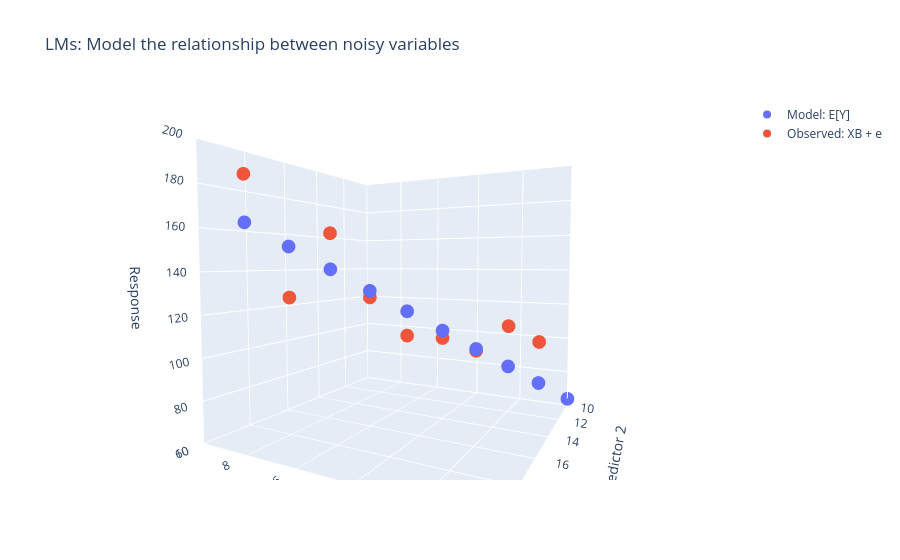

Notebook source saved alongside this figure:
### Markdown cell above
> What is a linear model?

A Linear Model (LM) is a statistcal equation that fits `parameters` ($\beta_i$) to model a relationship between `predictor` variables ($X_i$) and `response` variables ($Y_i$), even when the data is noisy with `errors` ($\epsilon_i$). In general, these equations take the form:

<div align="center">

$$
\mathbf{Y} = \mathbf{X} \mathbf{\beta} + \mathbf{\epsilon}
$$

</div>


--- 


> Error Constraints

There are 3 requirements for the noise term: 
1. `Centered at 0`: $\mathbb{E}[\epsilon]=0$ <br>
    a. This ensures $\mathbb{E}[Y] = \mathbb{E}[X \beta + \epsilon] = \mathbb{E}[X \beta] + \mathbb{E}[\epsilon] = \mathbb{E}[X \beta]$

2. `Independent noise`: $Cov(\epsilon_i , \epsilon_j)=0$ <br>
    a. This follows the assumption that each observation is an independent random sample
    b. Required for Gauss-Markov Theorem to the Ordinary Least Squares (OLS) estimate Unbiased

3. `Homoscedasticity (constant variance)`: $Var(\epsilon_i)= \sigma^2$ <br>
    a. This ensures $Var[Y] = \mathbb{E}[X \beta + \epsilon] = \mathbb{E}[X \beta] + \mathbb{E}[\epsilon] = \mathbb{E}[X \beta]$\
    b. Required for Gauss-Markov Theorem to ensure tht the Ordinary Least Squares (OLS) estimate is the Best Linear Unbiased Estimator (BLUE)


--- 

> LMs for polynomials

When we call these LINEAR models, we are only referring to the powers of $\beta_i$. We are free to have anything we want in the design matrix, even powers. 

Example: 
* $y = \beta_0 + \beta_1 x_1 + \beta_2 x_1^2 + \beta_3 x_1^3 + ... + \beta_p x_1^p = \sum_{i=1}^p \beta_i x_1^i$
* $X = [1, x_1^2,  x_1^2 + x_1^3 + ... + x_1^p] \in \mathbb{R}^{nxp}$
* $y = X \beta$

### Code cell
#@markdown <font color='darkred'>Run to start tutorial. </font>

#@markdown Everytime this cell runs, new random data is generated but the E[Y] (being modeled) can capture them all

x1 = np.arange(0,10)
x2 = np.arange(10,20)

B0, B1, B2 = 4, 5, 6


while True:
    # In numpy: loc=E[Y] ; scale = Std[Y] ; size = number of samples
    y_ideal = (B2 * x2) + (B1 * x1) + B0
    y_data = (B2 * x2) + (B1 * x1) + B0 + np.random.normal(loc=0, scale=20, size=len(x1))

    fig = go.Figure()

    fig.add_trace(
        go.Scatter3d(
            x=x1, y=x2, z=y_ideal,
            mode='markers',
            name='Model: E[Y]'
        )
    )

    fig.add_trace(
        go.Scatter3d(
            x=x1, y=x2, z=y_data,
            mode='markers',
            name='Observed: XB + e'
        )
    )


    # Axis labels
    fig.update_layout(
        scene=dict(
            xaxis=dict(title='Predictor 1', range=[0, 10]),
            yaxis=dict(title='Predictor 2', range=[10, 20]),
            zaxis=dict(title='Response', range=[60,200]),
            camera=dict(
                eye=dict(x=-0.8, y=1.5, z=0.1)
            )
        ),
        title='LMs: Model the relationship between noisy variables'
    )

    clear_output(wait=True)
    fig.show()
    time.sleep(2)

### Figure 1 — Plotly figure (JSON) as saved in the notebook; plotly's stock layout.template omitted (floating-point values rounded to 4 significant figures)
{"data": [{"mode": "markers", "name": "Model: E[Y]", "type": "scatter3d", "x": [0, 1, 2, 3, 4, 5, 6, 7, 8, 9], "y": [10, 11, 12, 13, 14, 15, 16, 17, 18, 19], "z": [64, 75, 86, 97, 108, 119, 130, 141, 152, 163]}, {"mode": "markers", "name": "Observed: XB + e", "type": "scatter3d", "x": [0, 1, 2, 3, 4, 5, 6, 7, 8, 9], "y": [10, 11, 12, 13, 14, 15, 16, 17, 18, 19], "z": [40.12, 98.86, 108.8, 96.02, 104.0, 106.2, 126.7, 158.7, 127.4, 185.3]}], "layout": {"scene": {"camera": {"eye": {"x": -0.8, "y": 1.5, "z": 0.1}}, "xaxis": {"range": [0, 10], "title": {"text": "Predictor 1"}}, "yaxis": {"range": [10, 20], "title": {"text": "Predictor 2"}}, "zaxis": {"range": [60, 200], "title": {"text": "Response"}}}, "title": {"text": "LMs: Model the relationship between noisy variables"}}}
